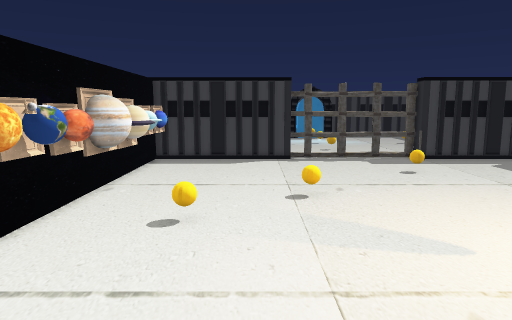
view 1 (above)

13 first-person views from a walk through a scene from a Unity 3-D project. The camera is 1.4 m above the floor, tilts 8° down and sees 70° across. The floor is counted in squares, 0.45 m on a side. Each view is taken from the middle of a square. On the plan, view 1 faces up. The plan holds only what a view shows up to about 20 squares ahead; the rest is blank. The place goes on beyond the plan. The player character is not drawn. Some surface patterns are stand-ins.

view 2
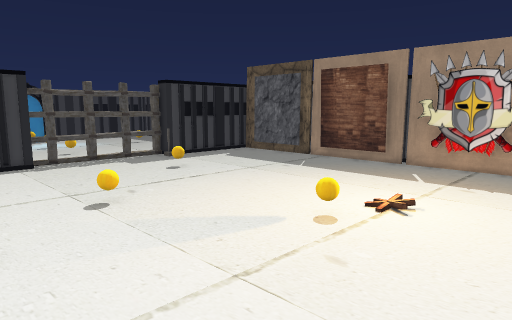

view 3
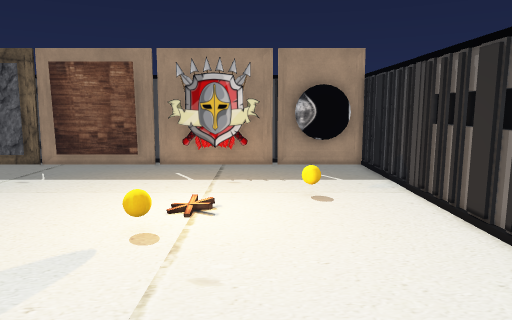

view 4
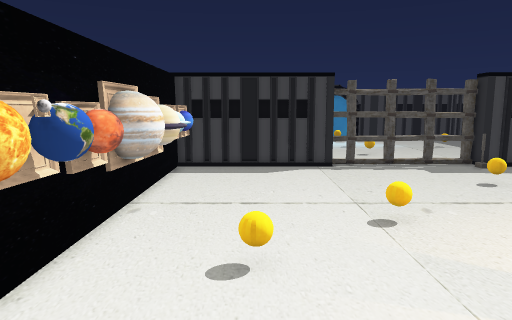

view 5
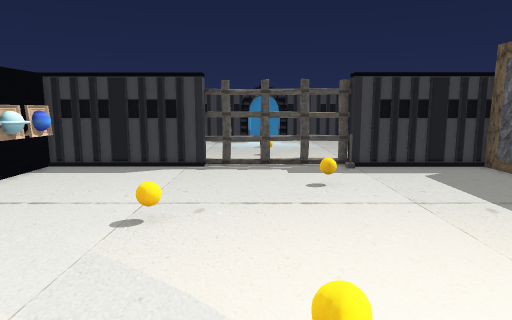

view 6
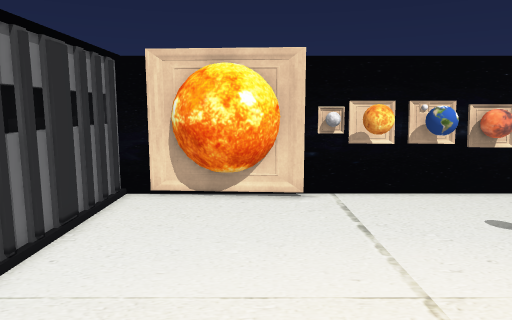

view 7
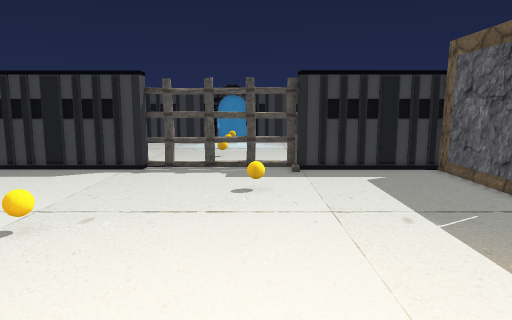

view 8
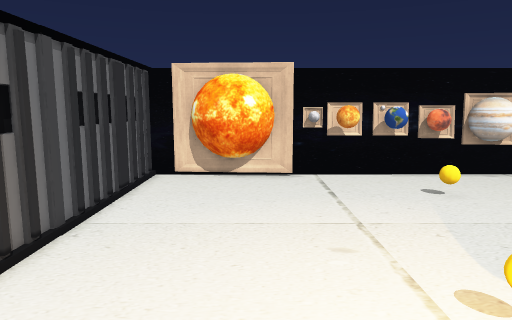

view 9
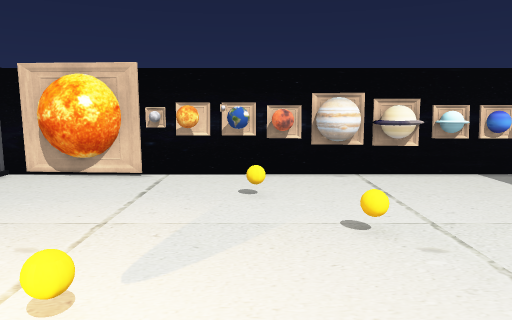

view 10
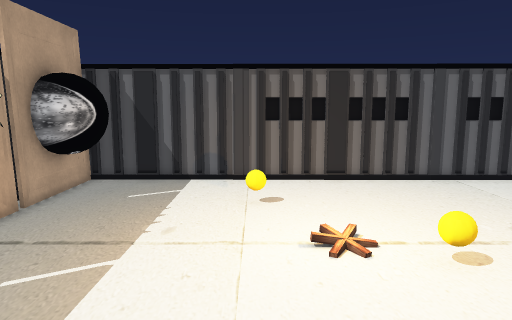

view 11
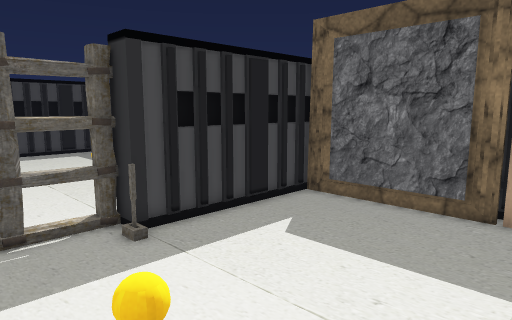

view 12
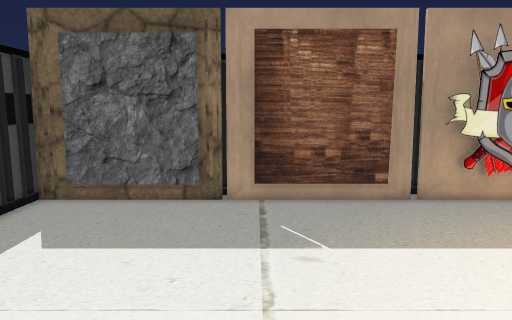

view 13
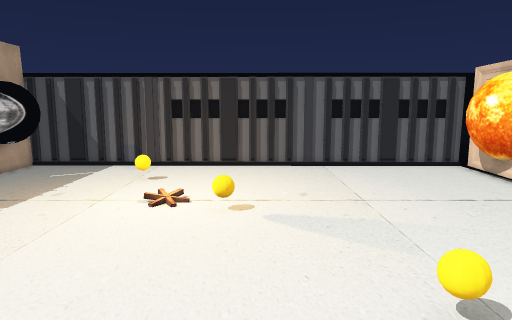

### Floor plan
Key: @ floor where view 1 was taken; # wall or solid block; . floor; ≈ liquid the walk keeps out of; O other object.
Columns run from 6 left of view 1 to 18 right of it. Each row starts with its distance up from view 1.
 24         OOOOOOOOO
 23 #########OOOOOOO#########
 22 #...............O......O
 21 #O.....................O
 20 # .....................O
 19 ##.....................OO
 18 ##............O........O
 17 ##.....................O#
 16 #O.....................##
 15 #O.....................##
 14 OO.....................#
 13 OO......O..............#
 12 #O.....................#
 11 #O.....................#
 10 #O..O..................#
  9 #O.....................#
  8 ##.....................#
  7 #O..........O..........#
  6 #O.....................#
  5 ##.....................#
  4 #O.....................#
  3 OO.....................#
  2 #OO.............O......#
  1 OO....................≈#
  0 #O....@...............≈#
 -1 #......................#
 -2 ########################

Positions as (right, up) in squares from view 1, and headings:
1: (0, 0), facing up
2: (-3, 1), facing up-right
3: (-3, 4), facing right
4: (-2, 3), facing up
5: (5, 3), facing up
6: (7, 3), facing left
7: (8, 4), facing up
8: (11, 3), facing left
9: (11, 10), facing left
10: (10, 14), facing down
11: (6, 14), facing up-right
12: (5, 15), facing right
13: (5, 18), facing down
